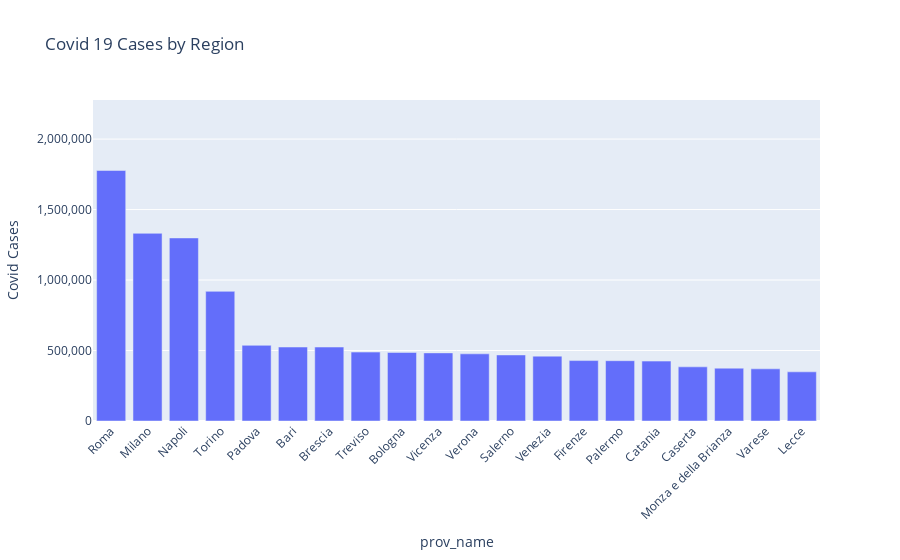

The code cell stored with this chart in its notebook:
### Code cell
fig = px.bar(top_provs, x='prov_name', y='total_cases', title='Covid 19 Cases by Region',
            labels={'region': 'Italian Regions', 'total_cases': 'Covid Cases'}) # set labels
fig.update_layout(
    xaxis_tickangle=-45,
    yaxis_tickformat=',.0f',
    yaxis_range=[0, top_provs['total_cases'].max()+500000]
    ) # set x-axis tick angle and y-axis tick format
fig.show()

### Figure 1 — Plotly figure (JSON) as saved in the notebook; plotly's stock layout.template omitted (floating-point values rounded to 4 significant figures)
{"data": [{"alignmentgroup": "True", "hovertemplate": "prov_name=%{x}<br>Covid Cases=%{y}<extra></extra>", "legendgroup": "", "marker": {"color": "#636efa", "pattern": {"shape": ""}}, "name": "", "offsetgroup": "", "orientation": "v", "showlegend": false, "textposition": "auto", "type": "bar", "x": ["Roma", "Milano", "Napoli", "Torino", "Padova", "Bari", "Brescia", "Treviso", "Bologna", "Vicenza", "Verona", "Salerno", "Venezia", "Firenze", "Palermo", "Catania", "Caserta", "Monza e della Brianza", "Varese", "Lecce"], "xaxis": "x", "y": [1777218, 1331298, 1298618, 919779, 536808, 524745, 524634, 488828, 486312, 483284, 476422, 468564, 460143, 428733, 427793, 424926, 384137, 374885, 369976, 348748], "yaxis": "y"}], "layout": {"barmode": "relative", "legend": {"tracegroupgap": 0}, "title": {"text": "Covid 19 Cases by Region"}, "xaxis": {"anchor": "y", "domain": [0, 1], "tickangle": -45, "title": {"text": "prov_name"}}, "yaxis": {"anchor": "x", "domain": [0, 1], "range": [0, 2277218], "tickformat": ",.0f", "title": {"text": "Covid Cases"}}}}
